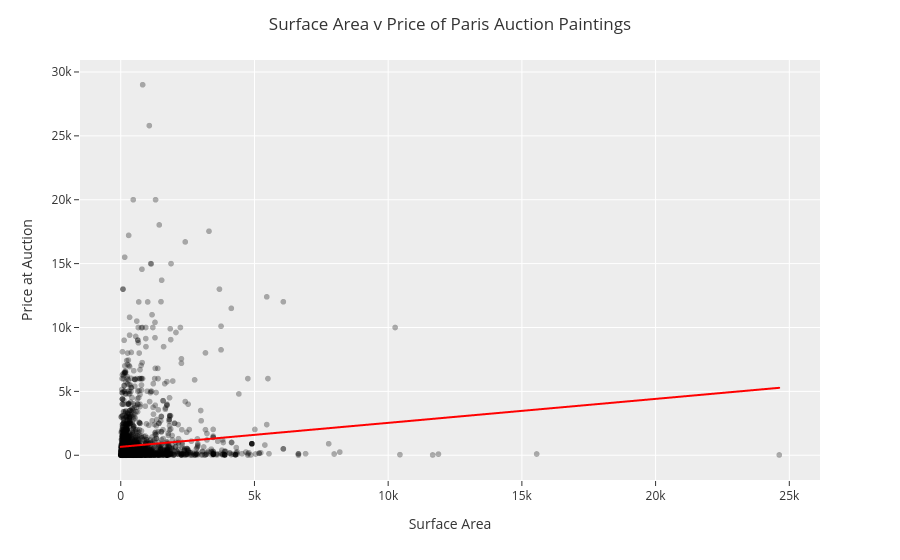

Write notebook code for a chart like this one.
### Code cell
fig = px.scatter(DF_model,
                 x = 'Surface',
                 y = 'price',
                 color_discrete_sequence=['black'],
                 opacity = .3)

fig.update_layout(template = 'ggplot2',
                  title = 'Surface Area v Price of Paris Auction Paintings',
                  title_x = .5,
                  xaxis_title = "Surface Area",
                  yaxis_title = "Price at Auction")

DF_fit = pd.DataFrame()
DF_fit['S'] = DF_model['Surface']
DF_fit['p'] = LM.coef_*DF_fit['S']+LM.intercept_
DF_fit = DF_fit.sort_values('S')

fig.add_trace(px.line(DF_fit, x = 'S', y = 'p', color_discrete_sequence= ['red']).data[0])

fig.show()

### Figure 1 — Plotly figure (JSON) as saved in the notebook; plotly's stock layout.template omitted (floating-point values rounded to 4 significant figures; data arrays with more than 128 entries replaced by an {"elided": "..."} marker saying what was removed)
{"data": [{"hovertemplate": "Surface=%{x}<br>price=%{y}<extra></extra>", "legendgroup": "", "marker": {"color": "black", "opacity": 0.3, "symbol": "circle"}, "mode": "markers", "name": "", "showlegend": false, "type": "scattergl", "x": {"elided": "3217 float values"}, "xaxis": "x", "y": {"elided": "3217 float values"}, "yaxis": "y"}, {"hovertemplate": "S=%{x}<br>p=%{y}<extra></extra>", "legendgroup": "", "line": {"color": "red", "dash": "solid"}, "marker": {"symbol": "circle"}, "mode": "lines", "name": "", "showlegend": false, "type": "scattergl", "x": {"elided": "3217 float values"}, "xaxis": "x", "y": {"elided": "3217 float values"}, "yaxis": "y"}], "layout": {"legend": {"tracegroupgap": 0}, "margin": {"t": 60}, "title": {"text": "Surface Area v Price of Paris Auction Paintings", "x": 0.5}, "xaxis": {"anchor": "y", "domain": [0, 1], "title": {"text": "Surface Area"}}, "yaxis": {"anchor": "x", "domain": [0, 1], "title": {"text": "Price at Auction"}}}}
